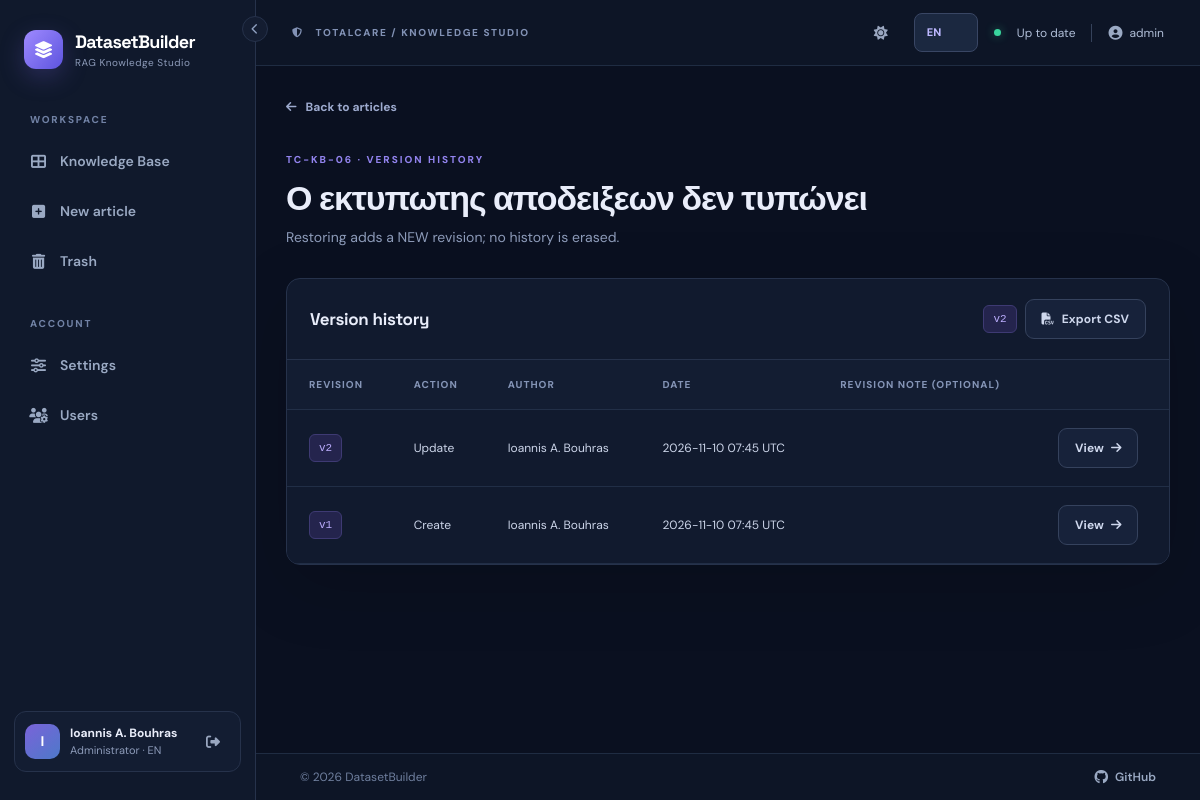
The app's page /documents/6/history (signed in), older data.
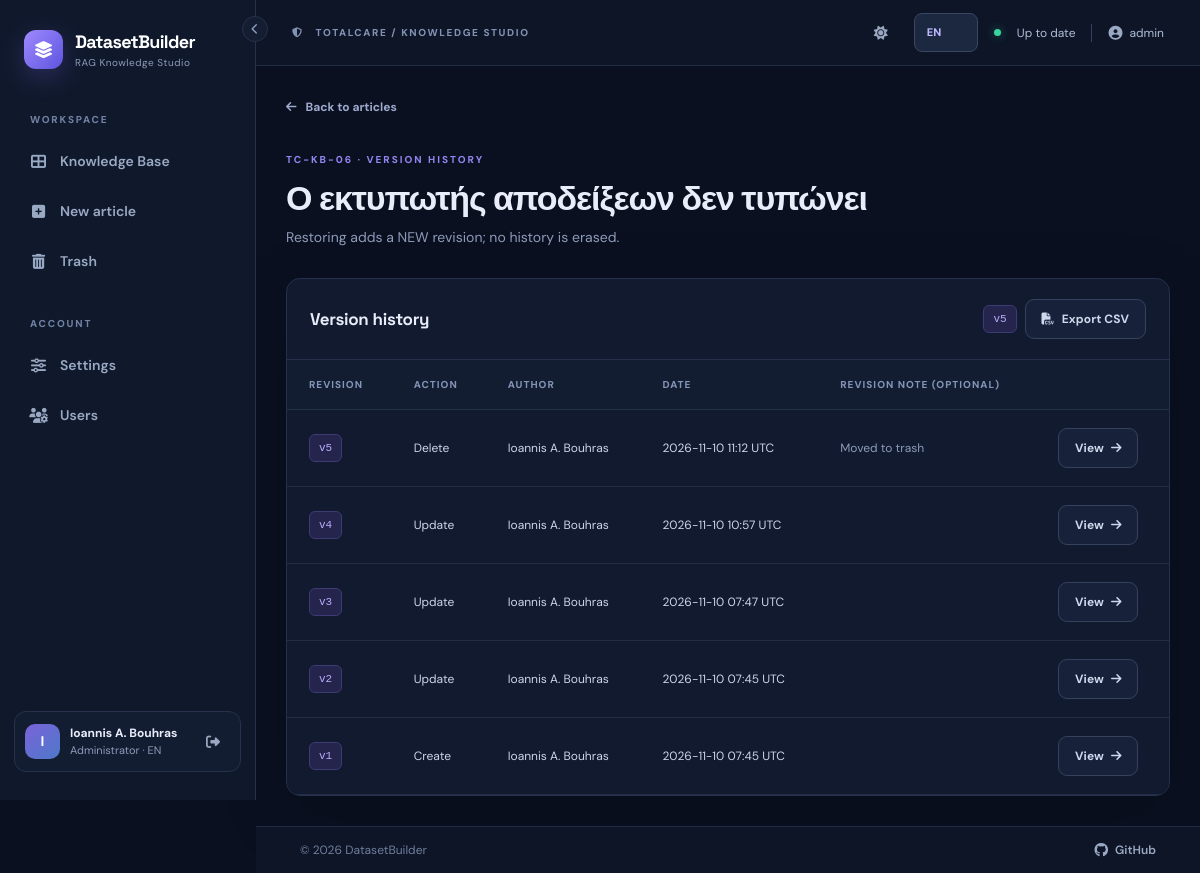
The same page, newer data.
### datasetbuilder/models.py (models this page shows, shortened)
class User(UserMixin, db.Model):
    __tablename__ = "users"
    id = db.Column(db.Integer, primary_key=True)
    username = db.Column(db.String(80), nullable=False, unique=True)
    display_name = db.Column(db.String(160), nullable=False)
    password_hash = db.Column(db.String(255), nullable=False)
    role = db.Column(db.String(20), nullable=False, default="editor")
    active = db.Column(db.Boolean, nullable=False, default=True)
    created_at = db.Column(db.DateTime, nullable=False, default=utcnow)
    last_login_at = db.Column(db.DateTime)
    preferred_language = db.Column(db.String(2), nullable=False, default="en")
    preferred_theme = db.Column(db.String(5), nullable=False, default="dark")
    @property
    def is_active(self):
        return self.active
    def can_edit(self):
        return self.role in ("admin", "editor")
    def is_admin(self):
        return self.role == "admin"

class Document(db.Model):
    __tablename__ = "documents"
    __table_args__ = (Index("ix_documents_search_filters", "deleted_at", "knowledge_status", "category"),)
    id = db.Column(db.Integer, primary_key=True)
    title = db.Column(db.String(240), nullable=False)
    slug = db.Column(db.String(260), nullable=False)
    markdown = db.Column(db.Text, nullable=False)
    category = db.Column(db.String(120), nullable=False, default="General")
    knowledge_status = db.Column(db.String(60), nullable=False, default="Draft")
    product = db.Column(db.String(120), nullable=False, default="TotalCare")
    language = db.Column(db.String(40), nullable=False, default="English")
    created_by_id = db.Column(db.Integer, db.ForeignKey("users.id", ondelete="RESTRICT"), nullable=False)
    updated_by_id = db.Column(db.Integer, db.ForeignKey("users.id", ondelete="RESTRICT"), nullable=False)
    revision = db.Column(db.Integer, nullable=False, default=1)
    created_at = db.Column(db.DateTime, nullable=False, default=utcnow)
    updated_at = db.Column(db.DateTime, nullable=False, default=utcnow)
    deleted_at = db.Column(db.DateTime)
    sync_error = db.Column(db.Text)
    created_by = db.relationship("User", foreign_keys=[created_by_id], lazy="joined")
    updated_by = db.relationship("User", foreign_keys=[updated_by_id], lazy="joined")
    versions = db.relationship("DocumentRevision", back_populates="document", order_by="DocumentRevision.number.desc()")
    @property
    def kb_id(self):
        from flask import current_app
        return f"{current_app.config['KB_PREFIX']}-{self.id:0{current_app.config['KB_PADDING']}d}"

class DocumentRevision(db.Model):
    __tablename__ = "document_revisions"
    __table_args__ = (UniqueConstraint("document_id", "number", name="uq_doc_revision"),)
    id = db.Column(db.Integer, primary_key=True)
    document_id = db.Column(db.Integer, db.ForeignKey("documents.id", ondelete="CASCADE"), nullable=False, index=True)
    number = db.Column(db.Integer, nullable=False)
    title = db.Column(db.String(240), nullable=False)
    slug = db.Column(db.String(260), nullable=False)
    markdown = db.Column(db.Text, nullable=False)
    edited_by_id = db.Column(db.Integer, db.ForeignKey("users.id", ondelete="RESTRICT"), nullable=False)
    action = db.Column(db.String(30), nullable=False, default="update")
    note = db.Column(db.String(500), nullable=False, default="")
    created_at = db.Column(db.DateTime, nullable=False, default=utcnow)
    document = db.relationship("Document", back_populates="versions")
    edited_by = db.relationship("User", lazy="joined")

### datasetbuilder/views.py (the view)
@bp.get('/documents/<int:doc_id>/history')
@login_required
def history(doc_id):
    doc = get_doc_or_404(doc_id, include_deleted=True)
    revisions = (db.session.query(DocumentRevision).filter_by(document_id=doc.id)
                 .order_by(DocumentRevision.number.desc())
                 .paginate(page=current_page(), per_page=PAGE_SIZE, error_out=False))
    return render_template('history.html', doc=doc, revisions=revisions)

### datasetbuilder/__init__.py (called while the page is built)
@login_manager.user_loader
def load_user(user_id):
    try:
        user = db.session.get(User, int(user_id))
        return user if user and user.active else None
    except (TypeError, ValueError):
        return None

### datasetbuilder/access.py (called while the page is built)
def can_read(document):
    if document.deleted_at is not None:
        return current_user.can_edit()
    return True

def get_document(document_id, *, include_deleted=False):
    document = db.get_or_404(Document, document_id)
    if document.deleted_at is not None and not include_deleted:
        abort(404)
    if not can_read(document):
        abort(404)
    return document

### datasetbuilder/i18n.py (called while the page is built)
def translate(key, lang='en'):
    return (EL if lang == 'el' else EN).get(key, EN.get(key, key))

### datasetbuilder/metadata_options.py (called while the page is built)
def all_options():
    options = {field: [] for field in OPTION_FIELDS}
    for option in db.session.query(MetadataOption).order_by(MetadataOption.position, MetadataOption.id):
        if option.field in options:
            options[option.field].append(option)
    return options

### datasetbuilder/pagination.py (called while the page is built)
def current_page():
    return max(request.args.get('page', 1, type=int), 1)

### datasetbuilder/views.py (called while the page is built)
def get_doc_or_404(doc_id, include_deleted=False):
    return get_document(doc_id, include_deleted=include_deleted)

### datasetbuilder/templates/history.html (shortened to what this page needs)
{% extends 'base.html' %}
{% from '_pagination.html' import pagination with context %}
{% block content %}
<div class="wide-container">
  <div class="page-head"><div><a class="back-link" href="{{ url_for('main.show_document', doc_id=doc.id) }}"><i class="fa-solid fa-arrow-left"></i> {{ t('back') }}</a><div class="eyebrow mt-4">{{ doc.kb_id }} · {{ t('history') }}</div><h1>{{ doc.title }}</h1><p class="muted">{{ t('revision_warning') }}</p></div></div>
  <div class="surface">
    <div class="surface-header"><h2>{{ t('history') }}</h2><div class="d-flex align-items-center gap-2"><span class="code-tag">v{{ doc.revision }}</span><a class="btn btn-outline-light-custom" href="{{ url_for('main.export_history_csv', doc_id=doc.id) }}"><i class="fa-solid fa-file-csv me-2"></i>{{ t('export_csv') }}</a></div></div>
    <div class="table-responsive"><table class="table data-table"><thead><tr><th>{{ t('revision') }}</th><th>{{ t('action') }}</th><th>{{ t('author') }}</th><th>{{ t('date') }}</th><th>{{ t('revision_note') }}</th><th></th></tr></thead><tbody>
      {% for rev in revisions.items %}<tr><td><span class="code-tag">v{{ rev.number }}</span></td><td>{{ t('revision_action_' + rev.action) }}</td><td>{{ rev.edited_by.display_name }}</td><td>{{ rev.created_at.strftime('%Y-%m-%d %H:%M') }} UTC</td><td class="muted">{{ rev.note }}</td><td><a class="btn btn-sm btn-outline-light-custom" href="{{ url_for('main.history_revision', doc_id=doc.id, revision_id=rev.id) }}">{{ t('view') }} <i class="fa-solid fa-arrow-right ms-1"></i></a></td></tr>{% endfor %}
    </tbody></table></div>
  </div>
</div>
{% endblock %}

### datasetbuilder/templates/base.html (shortened to what this page needs)
<!doctype html>
<html lang="{{ ui_lang }}" data-theme="{{ ui_theme }}">
<head>
  <link rel="stylesheet" href="{{ url_for('static', filename='vendor/bootstrap.min.css') }}">
  <link rel="stylesheet" href="https://cdnjs.cloudflare.com/ajax/libs/font-awesome/6.5.2/css/all.min.css">
  <link rel="stylesheet" href="{{ url_for('static', filename='css/app.css') }}">
  <link rel="stylesheet" href="{{ url_for('static', filename='css/print.css') }}" media="print">
</head>
<body class="{% if current_user.is_authenticated %}app-shell{% else %}login-shell{% endif %}{% if nav_collapsed %} nav-collapsed{% endif %}">
{% if current_user.is_authenticated %}
  <aside class="sidebar" id="appSidebar">
    <button type="button" class="nav-collapse-btn" id="nav-collapse" aria-controls="appSidebar" aria-expanded="true" title="{{ t('collapse_nav') }}"><i class="fa-solid fa-chevron-left"></i></button>
    <a class="brand" href="{{ url_for('main.dashboard') }}">
      <span class="brand-icon"><i class="fa-solid fa-layer-group"></i></span>
      <span class="brand-text"><strong>DatasetBuilder</strong><small>{{ t('tagline') }}</small></span>
    </a>
    <div class="sidebar-label">{{ t('workspace')|upper }}</div>
    <nav class="menu">
      <a class="menu-link {% if request.endpoint == 'main.dashboard' %}active{% endif %}" href="{{ url_for('main.dashboard') }}" title="{{ t('dashboard') }}"><i class="fa-solid fa-table-cells-large"></i> <span class="nav-text">{{ t('dashboard') }}</span></a>
      {% if current_user.can_edit() %}
      <a class="menu-link {% if request.endpoint == 'main.new_document' %}active{% endif %}" href="{{ url_for('main.new_document') }}" title="{{ t('new_article') }}"><i class="fa-solid fa-square-plus"></i> <span class="nav-text">{{ t('new_article') }}</span></a>
      {% endif %}
      {% if current_user.can_edit() %}<a class="menu-link {% if request.endpoint == 'main.trash' %}active{% endif %}" href="{{ url_for('main.trash') }}" title="{{ t('trash') }}"><i class="fa-solid fa-trash-can"></i> <span class="nav-text">{{ t('trash') }}</span></a>{% endif %}
    </nav>
    <div class="sidebar-label mt-4">{{ t('account')|upper }}</div>
    <nav class="menu">
      <a class="menu-link " href="{{ url_for('main.settings') }}" title="{{ t('settings') }}"><i class="fa-solid fa-sliders"></i> <span class="nav-text">{{ t('settings') }}</span></a>
      {% if current_user.is_admin() %}<a class="menu-link {% if request.endpoint == 'admin.users' %}active{% endif %}" href="{{ url_for('admin.users') }}" title="{{ t('users') }}"><i class="fa-solid fa-users-gear"></i> <span class="nav-text">{{ t('users') }}</span></a>{% endif %}
    </nav>
    <div class="sidebar-footer">
      <div class="user-avatar">{{ current_user.display_name[:1]|upper }}</div>
      <div class="user-mini"><b>{{ current_user.display_name }}</b><small>{{ t('account_role_'+current_user.role) }} · {{ 'EL' if ui_lang == 'el' else 'EN' }}</small></div>
      <form method="post" action="{{ url_for('auth.logout') }}"><input type="hidden" name="csrf_token" value="{{ csrf_token() }}"><button class="icon-btn" title="{{ t('logout') }}" aria-label="{{ t('logout') }}"><i class="fa-solid fa-right-from-bracket"></i></button></form>
    </div>
  </aside>
{% endif %}
<main class="{% if current_user.is_authenticated %}main-area{% else %}login-main{% endif %}">
{% if current_user.is_authenticated %}
  <header class="topbar">
    <div class="d-flex align-items-center gap-2"><span class="location-label"><i class="fa-solid fa-shield-halved me-2"></i> TOTALCARE / {{ t('knowledge_studio')|upper }}</span></div>
    <div class="d-flex align-items-center gap-3"><button class="icon-btn" id="theme-toggle" type="button" title="{{ t('switch_theme') }}" aria-label="{{ t('switch_theme') }}"><i class="fa-solid fa-{{ 'sun' if ui_theme == 'dark' else 'moon' }}"></i></button><form action="{{ url_for('main.change_language') }}" method="post" class="d-inline-flex align-items-center"><input type="hidden" name="csrf_token" value="{{ csrf_token() }}"><input type="hidden" name="next" value="{{ request.full_path }}"><select name="language" class="form-select form-select-sm lang-switch" aria-label="{{ t('preferred_language') }}"><option value="en" {% if ui_lang=='en' %}selected{% endif %}>EN</option><option value="el" {% if ui_lang=='el' %}selected{% endif %}>ΕΛ</option></select></form><span class="live-dot"></span><span class="topbar-note">{{ t('ready') }}</span><span class="topbar-user"><i class="fa-solid fa-user-circle"></i>{{ current_user.username }}</span></div>
  </header>
{% endif %}
  <div class="content-area {% block content_class %}{% endblock %}">{% block content %}{% endblock %}</div>
  <footer class="app-footer">
    <span class="app-footer-copy">&copy; {{ footer_year }} {{ footer_owner }}</span>
    <a class="app-footer-link" href="{{ footer_url }}" target="_blank" rel="noopener noreferrer"><i class="fa-brands fa-github"></i> GitHub</a>
  </footer>
</main>
<div class="toast-container position-fixed top-0 end-0 p-4" id="toast-container" style="z-index:11000;"></div>
</body>
</html>

Row changes from the older to the newer data that the page shows:
changed Document "TC-KB-06": title "Ο εκτυπωτης αποδειξεων δεν τυπώνει" → "Ο εκτυπωτής αποδείξεων δεν τυπώνει"; revision "2" → "5"
added DocumentRevision: number "5", action "Delete", edited_by.display_name "Ioannis A. Bouhras", created_at "2026-11-10 11:12", note "Moved to trash", t "View"
added DocumentRevision: number "4", action "Update", edited_by.display_name "Ioannis A. Bouhras", created_at "2026-11-10 10:57", t "View"
added DocumentRevision: number "3", action "Update", edited_by.display_name "Ioannis A. Bouhras", created_at "2026-11-10 07:47", t "View"
